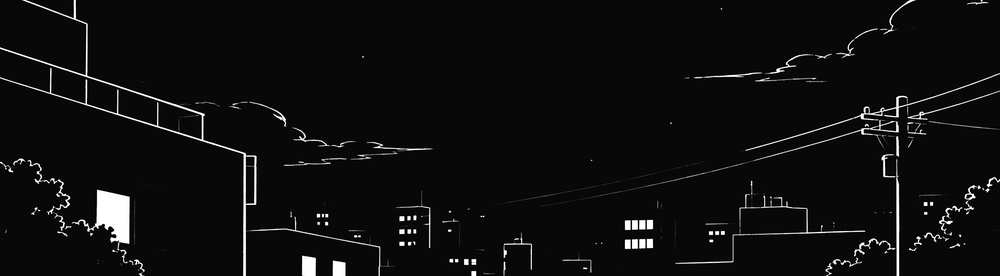
#> input picture assets/img/city.jpg, 1000 x 276 px, given in place of hero-hands.webp, which was not available
$ python prep_images.py ../assets/img/city.jpg
#> lines starting #> are read from the running program, lines starting #| are printed output that depends on the picture
#> in src, returned value is the input picture: PIL image 1000x276 RGB; min 0, max 255, mean 14.7
"""Prepara as imagens embutidas nos SVGs (rodar uma vez; precisa de Pillow).

    pip install pillow
    python scripts/prep_images.py <pasta_com_as_ilustracoes>

A pasta de origem tem as ilustrações do portfólio (cidade.webp, hero-hands.webp,
dragon-scene.webp, kiara-scene-v2.webp, gato.webp, character-talking.webp) e o
avatar.jpg na raiz do repositório. Saída em assets/img/: recortes pequenos, em
escala de cinza, com o preto puro trocado pelo #08080a dos cards.
"""
import os, sys
from PIL import Image, ImageDraw, ImageFilter

SRC = sys.argv[1]
HERE = os.path.dirname(os.path.abspath(__file__))
OUT = os.path.join(HERE, "..", "assets", "img")
os.makedirs(OUT, exist_ok=True)
INK = 8


def gray(im):
    g = im.convert("L")
    return g.point(lambda v: INK if v < 14 else v)
#> returned value: PIL image 1000x276 L


def crop_to(im, box, size):
#> called with box = (0, 170, 640, 730), size = (336, 294)
    return im.crop(box).resize(size, Image.LANCZOS)
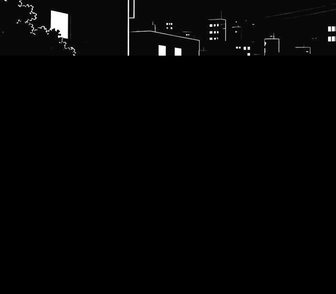
#> returned value: PIL image 336x294 L; min 0, max 255, mean 4


def save_jpg(im, name, q=62):
#> called with name = 'panel-hands.jpg', q = 58
    im.convert("RGB").save(os.path.join(OUT, name), quality=q, optimize=True, progressive=True)


def matte(im, close=21, shrink=13, side=0.45):
    """Recorta o fundo preto de uma ilustração com contorno branco (flood fill pelas bordas)."""
    g = im.convert("L")
    w, h = g.size
    b = g.point(lambda v: 0 if v < 70 else 255).filter(ImageFilter.MaxFilter(close))
    for x in range(0, w, 6):
        if b.getpixel((x, 0)) == 0:
            ImageDraw.floodfill(b, (x, 0), 128, thresh=0)
    # lado direito inteiro; o esquerdo só em cima, porque o moletom encosta nessa borda
    seeds = [(w - 1, y) for y in range(0, h, 6)] + [(0, y) for y in range(0, int(h * side), 6)]
    for x, y in seeds:
        if b.getpixel((x, y)) == 0:
            ImageDraw.floodfill(b, (x, y), 128, thresh=0)
    bg = b.point(lambda v: 255 if v == 128 else 0).filter(ImageFilter.MaxFilter(shrink))
    alpha = bg.point(lambda v: 0 if v else 255).filter(ImageFilter.GaussianBlur(1.2))
    out = gray(im).convert("RGBA")
    out.putalpha(alpha)
    return out


def src(name):
    return Image.open(os.path.join(SRC, name))


# quadros da faixa de mangá (proporção de cada quadro do SVG, em 1.4x)
PANEL = (336, 294)
panels = {
    "panel-hands.jpg": ("hero-hands.webp", (0, 170, 640, 730)),
    "panel-dragon.jpg": ("dragon-scene.webp", (0, 40, 640, 600)),
    "panel-kiara.jpg": ("kiara-scene-v2.webp", (40, 60, 600, 550)),
    "panel-cat.jpg": ("gato.webp", (2080, 880, 2880, 1580)),
}
for out, (name, box) in panels.items():
    save_jpg(crop_to(gray(src(name)), box, PANEL), out, q=58)
#> pass 2 of the loop `for out, (name, box) in panels.items():`:
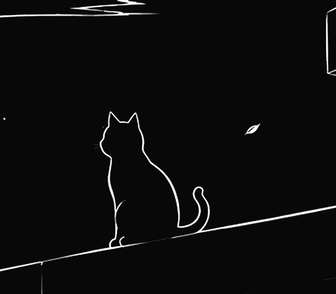
#> input picture assets/img/panel-cat.jpg, 336 x 294 px, given in place of dragon-scene.webp, which was not available
#> in src, returned value is the input picture: PIL image 336x294 RGB; min 0, max 255, mean 12.6
#> g: PIL image 336x294 L
#> in crop_to (call 2), `return im.crop(box).resize(size, Image.LANCZOS)`:
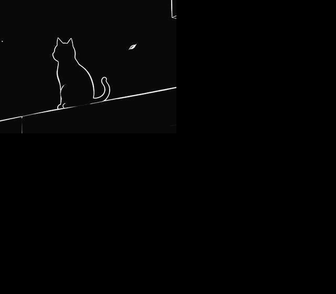
#> returned value: PIL image 336x294 L; min 0, max 255, mean 2.9
#> (the run stopped early here; a loop or call above may not have finished)
